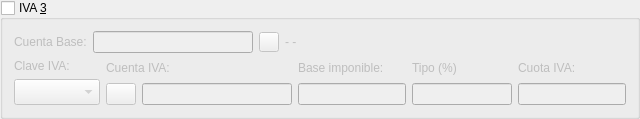
        <widget class="QGroupBox" name="groupBox3">
         <property name="title">
          <string>IVA &amp;3</string>
         </property>
         <property name="checkable">
          <bool>true</bool>
         </property>
         <property name="checked">
          <bool>false</bool>
         </property>
         <layout class="QVBoxLayout">
          <item>
           <layout class="QHBoxLayout">
            <item>
             <widget class="QLabel" name="textLabel1_3">
              <property name="lineWidth">
               <number>1</number>
              </property>
              <property name="text">
               <string>Cuenta Base:</string>
              </property>
              <property name="wordWrap">
               <bool>false</bool>
              </property>
             </widget>
            </item>
            <item>
             <widget class="QLineEdit" name="CtabaselineEdit_3">
              <property name="maximumSize">
               <size>
                <width>160</width>
                <height>16777215</height>
               </size>
              </property>
              <property name="maxLength">
               <number>40</number>
              </property>
             </widget>
            </item>
            <item>
             <widget class="QPushButton" name="ctabasepushButton_3">
              <property name="sizePolicy">
               <sizepolicy hsizetype="Minimum" vsizetype="Minimum">
                <horstretch>0</horstretch>
                <verstretch>0</verstretch>
               </sizepolicy>
              </property>
              <property name="minimumSize">
               <size>
                <width>20</width>
                <height>20</height>
               </size>
              </property>
              <property name="maximumSize">
               <size>
                <width>20</width>
                <height>20</height>
               </size>
              </property>
              <property name="text">
               <string/>
              </property>
              <property name="icon">
               <iconset resource="keme.qrc">
                <normaloff>:/iconos/graf/viewer.xpm</normaloff>:/iconos/graf/viewer.xpm</iconset>
              </property>
              <property name="autoDefault">
               <bool>false</bool>
              </property>
             </widget>
            </item>
            <item>
             <widget class="QLabel" name="basetextLabel_3">
              <property name="sizePolicy">
               <sizepolicy hsizetype="Expanding" vsizetype="Preferred">
                <horstretch>0</horstretch>
                <verstretch>0</verstretch>
               </sizepolicy>
              </property>
              <property name="text">
               <string>- -</string>
              </property>
              <property name="wordWrap">
               <bool>false</bool>
              </property>
             </widget>
            </item>
           </layout>
          </item>
          <item>
           <layout class="QHBoxLayout">
            <item>
             <layout class="QVBoxLayout">
              <item>
               <widget class="QLabel" name="TextLabel3_5">
                <property name="text">
                 <string>Clave IVA:</string>
                </property>
                <property name="wordWrap">
                 <bool>false</bool>
                </property>
               </widget>
              </item>
              <item>
               <widget class="QComboBox" name="ClaveivacomboBox3">
                <property name="font">
                 <font>
                  <pointsize>11</pointsize>
                 </font>
                </property>
               </widget>
              </item>
             </layout>
            </item>
            <item>
             <layout class="QVBoxLayout">
              <item>
               <widget class="QLabel" name="textLabel4_5">
                <property name="text">
                 <string>Cuenta IVA:</string>
                </property>
                <property name="wordWrap">
                 <bool>false</bool>
                </property>
               </widget>
              </item>
              <item>
               <layout class="QHBoxLayout">
                <item>
                 <widget class="QPushButton" name="ctaivapushButton3">
                  <property name="sizePolicy">
                   <sizepolicy hsizetype="Preferred" vsizetype="Preferred">
                    <horstretch>0</horstretch>
                    <verstretch>0</verstretch>
                   </sizepolicy>
                  </property>
                  <property name="minimumSize">
                   <size>
                    <width>20</width>
                    <height>15</height>
                   </size>
                  </property>
                  <property name="maximumSize">
                   <size>
                    <width>30</width>
                    <height>30</height>
                   </size>
                  </property>
                  <property name="text">
                   <string/>
                  </property>
                  <property name="icon">
                   <iconset resource="keme.qrc">
                    <normaloff>:/iconos/graf/viewer.xpm</normaloff>:/iconos/graf/viewer.xpm</iconset>
                  </property>
                  <property name="autoDefault">
                   <bool>true</bool>
                  </property>
                 </widget>
                </item>
                <item>
                 <widget class="QLineEdit" name="CtaivalineEdit3">
                  <property name="minimumSize">
                   <size>
                    <width>150</width>
                    <height>0</height>
                   </size>
                  </property>
                  <property name="maxLength">
                   <number>40</number>
                  </property>
                 </widget>
                </item>
               </layout>
              </item>
             </layout>
            </item>
            <item>
             <layout class="QVBoxLayout">
              <item>
               <widget class="QLabel" name="textLabel2_3">
                <property name="text">
                 <string>Base imponible:</string>
                </property>
                <property name="wordWrap">
                 <bool>false</bool>
                </property>
               </widget>
              </item>
              <item>
               <widget class="QLineEdit" name="baselineEdit3"/>
              </item>
             </layout>
            </item>
            <item>
             <layout class="QVBoxLayout">
              <item>
               <widget class="QLabel" name="textLabel6_5">
                <property name="text">
                 <string>Tipo (%)</string>
                </property>
                <property name="wordWrap">
                 <bool>false</bool>
                </property>
               </widget>
              </item>
              <item>
               <widget class="QLineEdit" name="TipolineEdit3">
                <property name="maximumSize">
                 <size>
                  <width>100</width>
                  <height>32767</height>
                 </size>
                </property>
                <property name="text">
                 <string/>
                </property>
                <property name="readOnly">
                 <bool>true</bool>
                </property>
               </widget>
              </item>
             </layout>
            </item>
            <item>
             <layout class="QVBoxLayout">
              <item>
               <widget class="QLabel" name="textLabel7_5">
                <property name="text">
                 <string>Cuota IVA:</string>
                </property>
                <property name="wordWrap">
                 <bool>false</bool>
                </property>
               </widget>
              </item>
              <item>
               <widget class="QLineEdit" name="CuotalineEdit3">
                <property name="readOnly">
                 <bool>true</bool>
                </property>
               </widget>
              </item>
             </layout>
            </item>
           </layout>
          </item>
         </layout>
        </widget>
